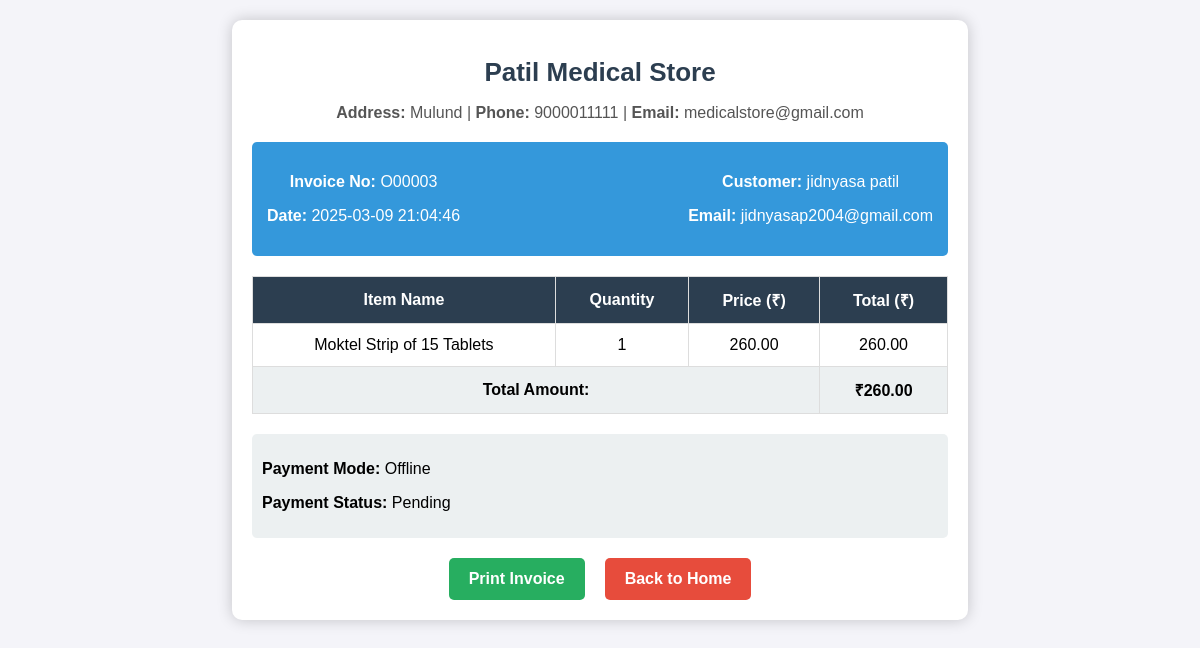
/invoice.php?order_id=O00003 (signed in), run on the app's committed database.
### tables this page shows
CREATE TABLE `orders` (
  `order_id` varchar(20) NOT NULL,
  `total_amount` int(11) NOT NULL,
  `no_of_items` int(11) NOT NULL,
  `date_time` datetime NOT NULL DEFAULT current_timestamp(),
  `c_id` varchar(20) NOT NULL,
  `order_status` enum('Pending','Completed') NOT NULL DEFAULT 'Pending'
);

CREATE TABLE `customer` (
  `c_id` varchar(20) NOT NULL,
  `name` varchar(255) NOT NULL,
  `contact` varchar(15) NOT NULL,
  `address` text NOT NULL,
  `email` varchar(255) NOT NULL,
  `u_id` int(11) NOT NULL
);

CREATE TABLE `order_items` (
  `item_id` varchar(20) NOT NULL,
  `order_id` varchar(20) NOT NULL,
  `med_id` varchar(20) NOT NULL,
  `quantity` int(11) NOT NULL,
  `price` int(11) NOT NULL
);

CREATE TABLE `medicine` (
  `med_id` varchar(20) NOT NULL,
  `name` varchar(100) NOT NULL,
  `description` varchar(100) DEFAULT NULL,
  `type` enum('Tablet','Cream','Syrup') NOT NULL,
  `price` int(11) NOT NULL,
  `mfg_date` date NOT NULL,
  `exp_date` date NOT NULL,
  `med_image` varchar(255) NOT NULL
);

CREATE TABLE `payment` (
  `payment_id` varchar(20) NOT NULL,
  `order_id` varchar(20) NOT NULL,
  `amount` int(11) NOT NULL,
  `payment_mode` enum('Online','Offline') NOT NULL,
  `payment_status` enum('Pending','Completed','Failed') NOT NULL DEFAULT 'Pending',
  `payment_datetime` datetime NOT NULL DEFAULT current_timestamp(),
  `transaction_id` varchar(50) DEFAULT NULL
);

### invoice.php (the view, shortened to what this page needs)
<?php
include 'connection.php';
$order_id = $_GET['order_id'];
$order_query = "SELECT * FROM orders WHERE order_id = '$order_id'";
$order_result = mysqli_query($conn, $order_query);
$order = mysqli_fetch_assoc($order_result);
$c_id = $order['c_id'];
$customer_query = "SELECT * FROM customer WHERE c_id = '$c_id'";
$customer_result = mysqli_query($conn, $customer_query);
$customer = mysqli_fetch_assoc($customer_result);
$order_items_query = "SELECT oi.*, m.name FROM order_items oi
                      JOIN medicine m ON oi.med_id = m.med_id
                      WHERE oi.order_id = '$order_id'";
$order_items_result = mysqli_query($conn, $order_items_query);
$payment_query = "SELECT * FROM payment WHERE order_id = '$order_id'";
$payment_result = mysqli_query($conn, $payment_query);
$payment = mysqli_fetch_assoc($payment_result);
?>
<!DOCTYPE html>
<html lang="en">
<head>
</head>
<body>
<div class="invoice-container">
    <h1>Patil Medical Store</h1>
    <p class="store-info"><strong>Address:</strong> Mulund | <strong>Phone:</strong> 9000011111 | <strong>Email:</strong> medicalstore@gmail.com</p>
    <div class="invoice-header">
        <div>
            <p><strong>Invoice No:</strong> <?= $order['order_id'] ?></p>
            <p><strong>Date:</strong> <?= $order['date_time'] ?></p>
        </div>
        <div>
            <p><strong>Customer:</strong> <?= $customer['name'] ?></p>
            <p><strong>Email:</strong> <?= $customer['email'] ?></p>
        </div>
    </div>
    <div class="invoice-details">
        <table>
            <tr>
                <th>Item Name</th>
                <th>Quantity</th>
                <th>Price (₹)</th>
                <th>Total (₹)</th>
            </tr>
            <?php while ($item = mysqli_fetch_assoc($order_items_result)) { ?>
                <tr>
                    <td><?= $item['name'] ?></td>
                    <td><?= $item['quantity'] ?></td>
                    <td><?= number_format($item['price'] / $item['quantity'], 2) ?></td>
                    <td><?= number_format($item['price'], 2) ?></td>
                </tr>
            <?php } ?>
            <tr class="total">
                <td colspan="3" align="right">Total Amount:</td>
                <td>₹<?= number_format($order['total_amount'], 2) ?></td>
            </tr>
        </table>
    </div>
    <div class="payment-info">
        <p><strong>Payment Mode:</strong> <?= $payment['payment_mode'] ?></p>
        <p><strong>Payment Status:</strong> <?= $payment['payment_status'] ?></p>
    </div>
    <div class="buttons">
        <button class="print-btn" onclick="window.print()">Print Invoice</button>
        <a href="homenew.php">
            <button class="home-btn">Back to Home</button>
        </a>
    </div>
</div>
</body>
</html>

### invoice.php (style rules this page uses)
body { font-family: Arial, sans-serif; margin: 0; padding: 20px; background-color: #f4f4f9; }
.invoice-container { width: 60%; margin: auto; padding: 20px; background: #fff; border-radius: 10px; box-shadow: 0px 0px 15px rgba(0, 0, 0, 0.2); text-align: center; }
h1 { color: #2c3e50; font-size: 26px; margin-bottom: 5px; }
.store-info { color: #555; margin-bottom: 20px; }
.invoice-header { display: flex; justify-content: space-between; padding: 15px; background-color: #3498db; color: white; border-radius: 5px; margin-bottom: 20px; }
.invoice-details { margin-bottom: 20px; text-align: left; }
table { width: 100%; border-collapse: collapse; margin-top: 10px; background: #fff; }
th, td { padding: 12px; border: 1px solid #ddd; text-align: center; }
th { background-color: #2c3e50; color: white; }
.total { font-weight: bold; background-color: #ecf0f1; }
.buttons { display: flex; justify-content: center; gap: 20px; margin-top: 20px; }
button { padding: 12px 20px; font-size: 16px; border: none; cursor: pointer; border-radius: 5px; font-weight: bold; }
.print-btn { background-color: #27ae60; color: white; }
.home-btn { background-color: #e74c3c; color: white; }
.payment-info { background: #ecf0f1; padding: 10px; border-radius: 5px; text-align: left; }

### data on the page
orders: order_id "O00003", date_time "2025-03-09 21:04:46", total_amount "260.00"
customer: name "jidnyasa patil", email "jidnyasap2004@gmail.com"
order_items: med.name "Moktel Strip of 15 Tablets", quantity "1", $item['price'] / $item['quantity'] "260.00", price "260.00"
payment: payment_mode "Offline", payment_status "Pending"
